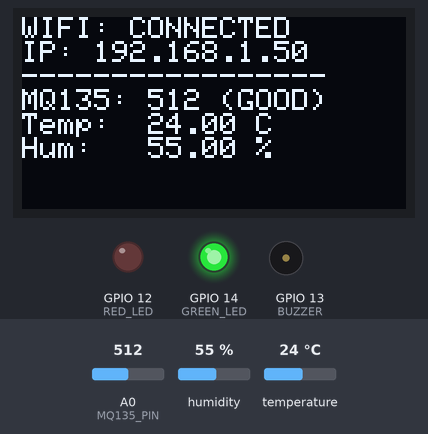
This sketch was run on a simulated ESP8266 (NodeMCU). On the bench: 128×64 one-colour display, output pins drawn as LEDs (lit = HIGH), buzzer (waves = sounding). The inputs (shaded band) are chosen by the test bench; at power-on: A0 (MQ135_PIN) = 512, humidity 55 %, temperature 24 °C. WiFi joins after 1.5 s; servers stay silent unless stated; what the sketch prints to the serial monitor is not drawn.

Above: at 3.7 s.
3.8 s: A0 (MQ135_PIN) set to 592
At 5.7 s:
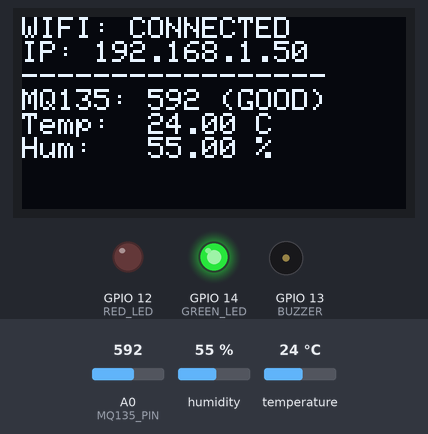
6.0 s: A0 (MQ135_PIN) set to 606
At 7.3 s:
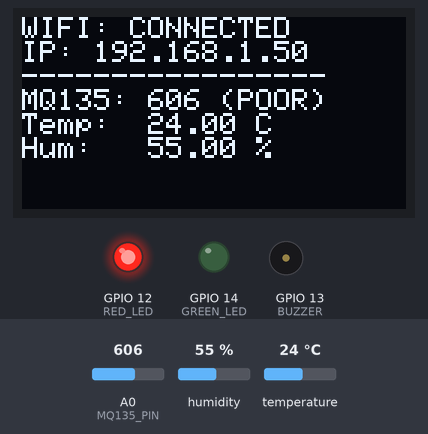
10.2 s: humidity set to 22 %
At 11.6 s:
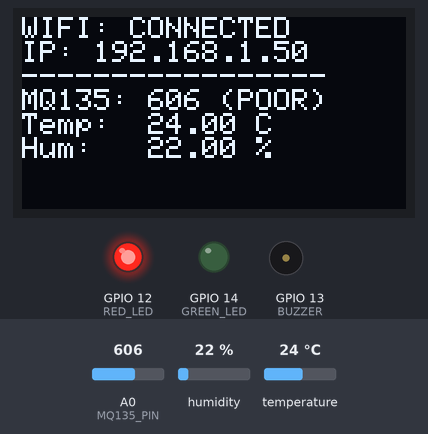
12.1 s: temperature set to 12 °C
At 15.8 s:
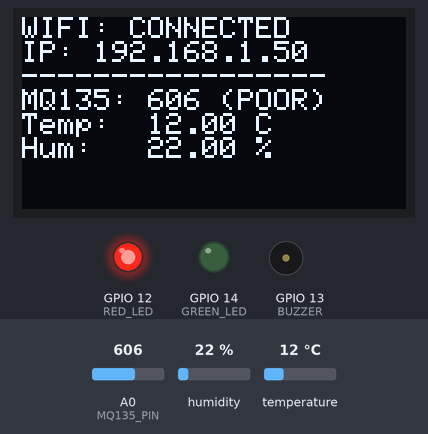
16.1 s: humidity set to 40 %
At 19.8 s:
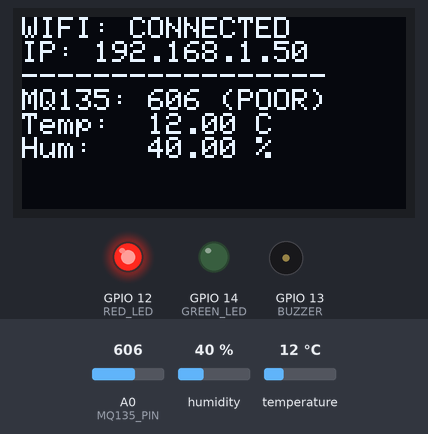
20.1 s: A0 (MQ135_PIN) set to 590
At 21.5 s:
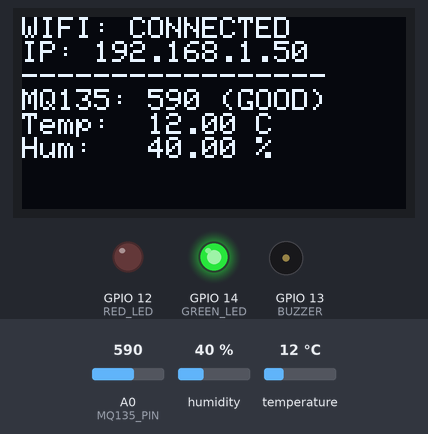
Timing chart, 0 to 23.0 s (numbered marks = the images above; inputs shaded):
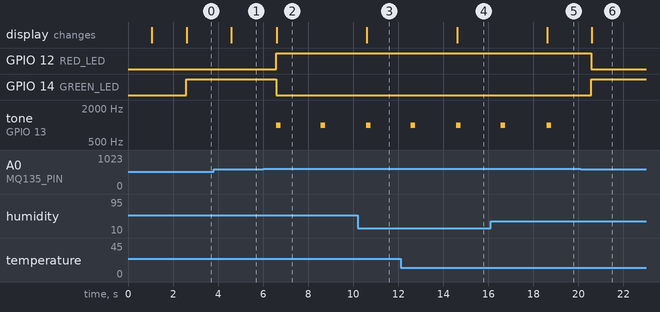

Measured:
- the behaviour switches between 599 and 600 on A0 (MQ135_PIN) (found by bisection; images 1 and 2)
- after the input at 3.8 s, the display: changes after 0.78 s (image 1)
- after the input at 6.0 s, GPIO 12 (RED_LED): LOW → HIGH after 0.58 s; GPIO 14 (GREEN_LED): HIGH → LOW after 0.58 s; tone on GPIO 13 (BUZZER): alternates 1000 Hz for 0.20 s and silent for 1.8 s, starting after 0.58 s; the display: changes after 0.61 s (image 2)
- after the input at 10.2 s, the display: changes after 0.41 s (image 3)
- after the input at 12.1 s, the display: changes after 2.5 s (image 4)
- after the input at 16.1 s, the display: changes after 2.5 s (image 5)
- after the input at 20.1 s, GPIO 12 (RED_LED): HIGH → LOW after 0.46 s; GPIO 14 (GREEN_LED): LOW → HIGH after 0.46 s; tone on GPIO 13 (BUZZER): stops changing and stays silent; the display: changes after 0.49 s (image 6)

The sketch:

esp8266_air_quality.ino
```cpp
#include <ESP8266WiFi.h>
#include <ESP8266WebServer.h>
#include <Wire.h>
#include <Adafruit_GFX.h>
#include <Adafruit_SSD1306.h>
#include <DHT.h>

// ==========================================
// CONFIGURATION
// ==========================================
const char* ssid = "YOUR_WIFI_SSID";
const char* password = "YOUR_WIFI_PASSWORD";

// ==========================================
// HARDWARE PIN DEFINITIONS
// ==========================================
#define MQ135_PIN A0
#define DHTPIN 2      // D4 on NodeMCU is GPIO 2
#define DHTTYPE DHT11

#define GREEN_LED 14  // D5 on NodeMCU is GPIO 14
#define RED_LED 12    // D6 on NodeMCU is GPIO 12
#define BUZZER 13     // D7 on NodeMCU is GPIO 13

// OLED displays on NodeMCU typically use I2C pins D1 (SCL) and D2 (SDA) automatically
#define SCREEN_WIDTH 128
#define SCREEN_HEIGHT 64
#define OLED_RESET -1
#define SCREEN_ADDRESS 0x3C

// ==========================================
// GLOBAL OBJECTS
// ==========================================
DHT dht(DHTPIN, DHTTYPE);
ESP8266WebServer server(80);
Adafruit_SSD1306 display(SCREEN_WIDTH, SCREEN_HEIGHT, &Wire, OLED_RESET);

// ==========================================
// GLOBAL VARIABLES
// ==========================================
int rawAir = 0;
float temperature = 0.0;
float humidity = 0.0;
String statusMsg = "GOOD";
unsigned long lastUpdate = 0;
const long updateInterval = 2000; // Read sensors every 2 seconds

// ==========================================
// 1. YOUR EXISTING ROOT WEBSITE
// ==========================================
void handleRoot() {
  String html = "<html><head><title>Smart Air Quality Monitor</title></head><body style='font-family:sans-serif;'>";
  html += "<h1>Smart Air Quality Monitor</h1>";
  html += "<p><strong>Air Quality (Raw):</strong> " + String(rawAir) + " [" + statusMsg + "]</p>";
  html += "<p><strong>Temperature:</strong> " + String(temperature) + " &deg;C</p>";
  html += "<p><strong>Humidity:</strong> " + String(humidity) + " %</p>";
  html += "<p><a href='/api/data'>View JSON API</a></p>";
  html += "</body></html>";
  server.send(200, "text/html", html);
}

// ==========================================
// 2. NEW DASHBOARD API ENDPOINT
// ==========================================
void handleApiData() {
  // Check if DHT readings are valid to prevent JSON errors
  String tempStr = isnan(temperature) ? "null" : String(temperature);
  String humStr = isnan(humidity) ? "null" : String(humidity);

  // Construct JSON manually
  String json = "{";
  json += "\"air\":" + String(rawAir) + ",";
  json += "\"temperature\":" + tempStr + ",";
  json += "\"humidity\":" + humStr + ",";
  json += "\"status\":\"" + statusMsg + "\"";
  json += "}";

  // MUST INCLUDE CORS so the modern web dashboard can read it from a different origin!
  server.sendHeader("Access-Control-Allow-Origin", "*");
  server.send(200, "application/json", json);
}

// ==========================================
// SETUP
// ==========================================
void setup() {
  Serial.begin(115200);
  delay(1000);

  // 1. Initialize Outputs
  pinMode(GREEN_LED, OUTPUT);
  pinMode(RED_LED, OUTPUT);
  pinMode(BUZZER, OUTPUT);

  digitalWrite(GREEN_LED, LOW);
  digitalWrite(RED_LED, LOW);
  digitalWrite(BUZZER, LOW);

  // 2. Initialize DHT11
  dht.begin();

  // 3. Initialize OLED
  if(!display.begin(SSD1306_SWITCHCAPVCC, SCREEN_ADDRESS)) {
    Serial.println(F("SSD1306 allocation failed"));
  } else {
    display.clearDisplay();
    display.setTextSize(1);
    display.setTextColor(SSD1306_WHITE);
    display.setCursor(0, 0);
    display.println("Initializing...");
    display.display();
  }

  // 4. Initialize WiFi
  WiFi.begin(ssid, password);
  Serial.print("Connecting to WiFi");
  while (WiFi.status() != WL_CONNECTED) {
    delay(500);
    Serial.print(".");
  }
  Serial.println();
  Serial.print("Connected! IP Address: ");
  Serial.println(WiFi.localIP());

  // 5. Start Web Server
  server.on("/", HTTP_GET, handleRoot);
  server.on("/api/data", HTTP_GET, handleApiData); // <-- NEW DASHBOARD ROUTE
  server.begin();
  Serial.println("HTTP server started.");
}

// ==========================================
// LOOP
// ==========================================
void loop() {
  // Listen for incoming web requests
  server.handleClient();

  // Update sensors every 2 seconds without blocking (no delay())
  unsigned long currentMillis = millis();
  if (currentMillis - lastUpdate >= updateInterval) {
    lastUpdate = currentMillis;

    // Read Sensors
    rawAir = analogRead(MQ135_PIN);
    float t = dht.readTemperature();
    float h = dht.readHumidity();

    // Only overwrite DHT variables if readings were successful
    if (!isnan(t)) temperature = t;
    if (!isnan(h)) humidity = h;

    // Threshold Logic & Hardware Control
    if (rawAir < 600) {
      statusMsg = "GOOD";
      digitalWrite(GREEN_LED, HIGH);
      digitalWrite(RED_LED, LOW);
      digitalWrite(BUZZER, LOW);
    } else {
      statusMsg = "POOR";
      digitalWrite(GREEN_LED, LOW);
      digitalWrite(RED_LED, HIGH);
      // Short buzzer beep
      tone(BUZZER, 1000, 200);
    }

    // Update OLED Screen
    display.clearDisplay();
    display.setCursor(0,0);

    display.println("WIFI: CONNECTED");
    display.print("IP: ");
    display.println(WiFi.localIP());
    display.println("-----------------");

    display.print("MQ135: ");
    display.print(rawAir);
    display.print(" (");
    display.print(statusMsg);
    display.println(")");

    display.print("Temp:  ");
    display.print(temperature);
    display.println(" C");

    display.print("Hum:   ");
    display.print(humidity);
    display.println(" %");

    display.display();
  }
}
```
